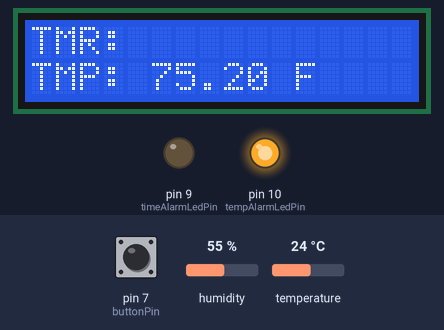
Bench run of a sketch on a simulated Arduino Uno, built with avr-gcc and run on an emulated ATmega328P. Shown: 16×2 character LCD, output pins drawn as LEDs (lit = HIGH). Inputs (shaded band) come from the test bench; at power-on: pin 7 (buttonPin) LOW, temperature 24 °C, humidity 55 %.

Above: at 1.2 s.
1.3 s: pin 7 (buttonPin) pulled HIGH for 0.15 s
At 2.1 s:
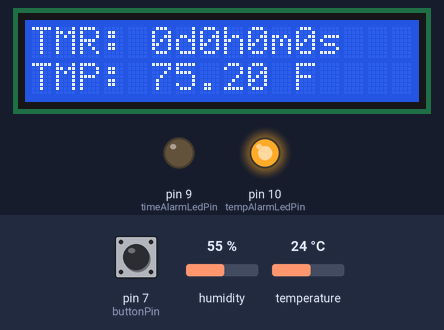
5.8 s: temperature set to 12 °C
At 8.6 s:
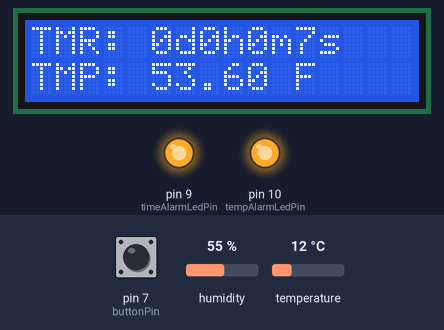
9.8 s: temperature set to 19 °C
At 12.6 s:
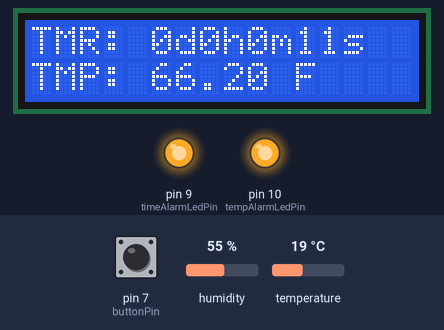
12.7 s: temperature set to 28 °C
At 15.1 s:
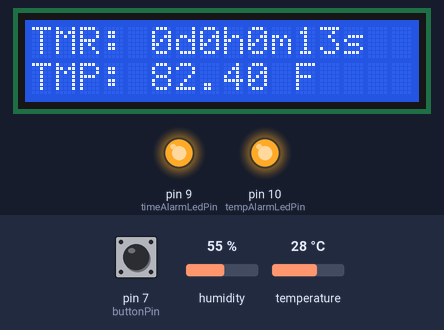
Timing chart, 0 to 15.9 s (numbered marks = the images above; inputs shaded):
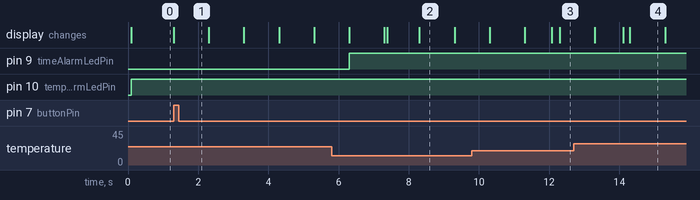

The sketch:

temp_timer_LCD.ino
```cpp
/*
Print time Elapsed after button press and temp on LCD
*/

// include the library code:
#include <LiquidCrystal.h>
#include "DHT.h"

// Temperature initialize
#define DHTPIN 8
#define DHTTYPE DHT11
DHT dht(DHTPIN, DHTTYPE);
// initialize the library by associating any needed LCD interface pin
// with the arduino pin number it is connected to
const int rs = 12, en = 11, d4 = 5, d5 = 4, d6 = 3, d7 = 2;
LiquidCrystal lcd(rs, en, d4, d5, d6, d7);

const int buttonPin = 7;     // the number of the pushbutton pin
const int ledPin =  13;      // the number of the LED pin

const int timeAlarmLedPin = 9;
const int tempAlarmLedPin = 10;

unsigned long startTime;
unsigned long endTime;
unsigned long duration;

// timer LED will turn on after this duration
unsigned long DURATION_ALARM = 5; // 5 seconds = 5 ms
float TEMPERATURE_ALARM_MAX = 82.00; // In degree F
float TEMPERATURE_ALARM_MIN = 78.00; // In degree F

// Time fomating variables
unsigned long day;
unsigned long dayR;
unsigned long hour;
unsigned long hourR;
unsigned long min;
unsigned long minR;
unsigned long sec;

// checkButton Variables
int state = 0;
int buttonState = 0;

// amtCycles will keep track of when to take temp
int amtCycles = 0;
float temp = 0.0;

void setup() {
  //Serial.begin(9600);
  dht.begin();
  // initialize the LED pins as an output:
  pinMode(timeAlarmLedPin, OUTPUT);
  pinMode(tempAlarmLedPin, OUTPUT);
  // initialize the pushbutton pin as an input:
  pinMode(buttonPin, INPUT);
  // set up the LCD's number of columns and rows:
  lcd.begin(16, 2);
  lcd.setCursor(0, 0);
  lcd.print("TMR:");
}

void loop() {
  timerCSC();
  temperatureCSC();
}

void checkButton() {
  // Input of button. HIGH is pressed, LOW is not.
  buttonState = digitalRead(buttonPin);
  // S0: Begin timer when button first pressed
  if (state == 0 && buttonState == HIGH) {
    startTime = millis();
    clearLCD(5,0);
    state = 1;
  }
  // S1: Button unpressed, waits for next press to stop
  if (state == 1 && buttonState == LOW) {
    state = 2;
  }
  // S2: Button pressed again, stops timer and outputs to display CSC
  if (state == 2 && buttonState == HIGH) {
    endTime = millis();
    duration = endTime - startTime;
    // Display CSC
    clearLCD(5, 0);
    lcd.setCursor(5, 0);
    formatTime(duration);
    state = 3;
  }
  // S3: Unpress and wait for next button press. ie. restarts timer
  if (state == 3 && buttonState == LOW) {
    state = 0;
  }
}

void clearLCD(int col, int row) {
  lcd.setCursor(col, row);
  lcd.print("                ");

}

void formatTime(unsigned long milliseconds) {
  // TODO: Change so these variables are updated instead of set
  day = floor(milliseconds/86400000);
  dayR = milliseconds%86400000;

  hour = floor(dayR/3600000);
  hourR = dayR%3600000;

  min = floor(hourR/60000);
  minR = hourR%60000;

  sec = floor(minR/1000);

  // print the time elapsed between button presses:
  lcd.print(day);
  lcd.print("d");
  lcd.print(hour);
  lcd.print("h");
  lcd.print(min);
  lcd.print("m");
  lcd.print(sec);
  lcd.print("s");
  lcd.print("        ");

}

void timerCSC() {
  // Check if button is pressed and change states accordingly
  checkButton();
  // State 1 or 2 is state after being pressed and currently counting
  if (state == 1 || state == 2) {
    // Display CSC
    lcd.setCursor(5, 0);
    formatTime((millis() - startTime));
    // LED output
    if (sec >= DURATION_ALARM) {
      digitalWrite(timeAlarmLedPin, HIGH);
    } else {
      digitalWrite(timeAlarmLedPin, LOW);
    }
  }
}

void temperatureCSC(){
  // Input of amtCycles
  if (amtCycles < 100) {
    amtCycles = amtCycles + 1;
  }
  else {
    // Input from temperature sensor
    temp = dht.readTemperature(true);
    // Check if any reads failed and exit early (to try again).
    if (isnan(temp)) {
      Serial.println(F("Failed to read from DHT sensor!"));
      return;
    }
    // Display CSC
    lcd.setCursor(0, 1);
    lcd.print("TMP: ");
    lcd.print(temp);
    lcd.print(" F");
    // LED Output
    if (temp >= TEMPERATURE_ALARM_MAX || temp <= TEMPERATURE_ALARM_MIN) {
      digitalWrite(tempAlarmLedPin, HIGH);
    } else {
      digitalWrite(tempAlarmLedPin, LOW);
    }
    amtCycles = 0;
  }
}
```

Measured:
- after the input at 1.3 s, the display: changes at once (image 1)
- what the display in image 2 shows lasts 1.0 s, from 8.3 s to 9.3 s
